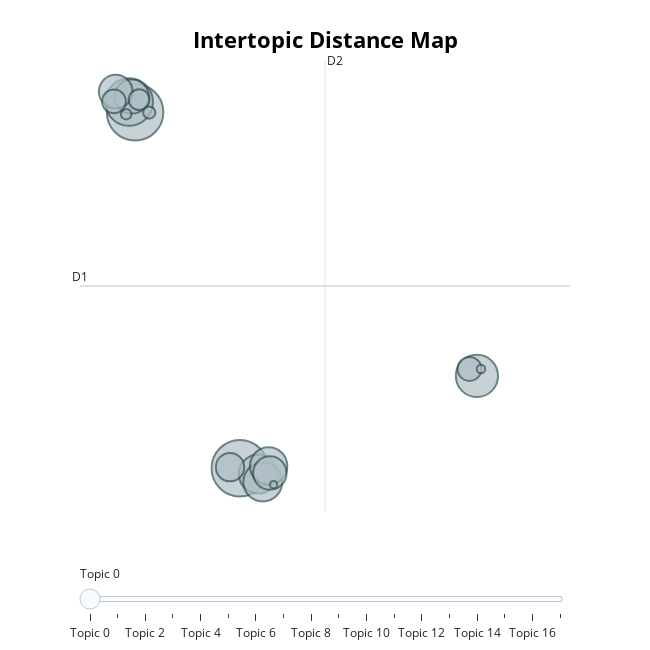

Notebook code cell kept with this figure:
### Code cell
fig_topics = topic_model.visualize_topics()
fig_topics.show()

### Figure 1 — Plotly figure (JSON) as saved in the notebook; plotly's stock layout.template omitted (floating-point values rounded to 4 significant figures)
{"data": [{"customdata": [[0, "agent | police | murder | cia | drug", 665], [1, "woman | mother | love | father | couple", 664], [2, "coach | charlie | love | jack | mike", 471], [3, "king | world | goku | china | japanese", 370], [4, "virus | group | robot | zombies | zombie", 319], [5, "christmas | dog | santa | named | christmas eve", 314], [6, "earth | planet | crew | space | ship", 290], [7, "music | singer | rock | band | dance", 242], [8, "italy | italian | jean | wife | love", 235], [9, "vampire | vampires | halloween | dracula | priest", 233], [10, "war | world war | german | nazi | soldiers", 167], [11, "batman | superman | gotham | city | earth", 119], [12, "school | high | high school | teacher | students", 117], [13, "driver | race | car | race car | money", 90], [14, "farmer | rancher | ranch | benedict | farm", 31], [15, "wedding | dinner | party | bride | message", 23], [16, "jedi | luke | han | solo | galactic", 15], [17, "harry | wizard | newt | magical | ron", 11]], "hovertemplate": "<b>Topic %{customdata[0]}</b><br>%{customdata[1]}<br>Size: %{customdata[2]}", "legendgroup": "", "marker": {"color": "#B0BEC5", "line": {"color": "DarkSlateGrey", "width": 2}, "size": [665, 664, 471, 370, 319, 314, 290, 242, 235, 233, 167, 119, 117, 90, 31, 23, 15, 11], "sizemode": "area", "sizeref": 0.4156, "symbol": "circle"}, "mode": "markers", "name": "", "orientation": "v", "showlegend": false, "type": "scatter", "x": [9.128, 6.414, 6.26, 15.27, 9.609, 9.721, 9.873, 6.328, 5.912, 9.905, 8.873, 15.08, 5.867, 6.518, 6.781, 6.182, 15.37, 10.0], "xaxis": "x", "y": [-11.91, 13.64, 14.37, -5.289, -12.33, -12.9, -11.76, 14.77, 15.12, -12.26, -11.84, -4.784, 14.42, 14.54, 13.62, 13.5, -4.795, -13.09], "yaxis": "y"}], "layout": {"annotations": [{"showarrow": false, "text": "D1", "x": 4.987, "y": 1.168, "yshift": 10}, {"showarrow": false, "text": "D2", "x": 11.33, "xshift": 10, "y": 17.39}], "height": 650, "hoverlabel": {"bgcolor": "white", "font": {"family": "Rockwell", "size": 16}}, "legend": {"itemsizing": "constant", "tracegroupgap": 0}, "margin": {"t": 60}, "shapes": [{"line": {"color": "#CFD8DC", "width": 2}, "type": "line", "x0": 11.33, "x1": 11.33, "y0": -15.06, "y1": 17.39}, {"line": {"color": "#9E9E9E", "width": 2}, "type": "line", "x0": 4.987, "x1": 17.68, "y0": 1.168, "y1": 1.168}], "sliders": [{"active": 0, "pad": {"t": 50}, "steps": [{"args": [{"marker.color": [["red", "#B0BEC5", "#B0BEC5", "#B0BEC5", "#B0BEC5", "#B0BEC5", "#B0BEC5", "#B0BEC5", "#B0BEC5", "#B0BEC5", "#B0BEC5", "#B0BEC5", "#B0BEC5", "#B0BEC5", "#B0BEC5", "#B0BEC5", "#B0BEC5", "#B0BEC5"]]}], "label": "Topic 0", "method": "update"}, {"args": [{"marker.color": [["#B0BEC5", "red", "#B0BEC5", "#B0BEC5", "#B0BEC5", "#B0BEC5", "#B0BEC5", "#B0BEC5", "#B0BEC5", "#B0BEC5", "#B0BEC5", "#B0BEC5", "#B0BEC5", "#B0BEC5", "#B0BEC5", "#B0BEC5", "#B0BEC5", "#B0BEC5"]]}], "label": "Topic 1", "method": "update"}, {"args": [{"marker.color": [["#B0BEC5", "#B0BEC5", "red", "#B0BEC5", "#B0BEC5", "#B0BEC5", "#B0BEC5", "#B0BEC5", "#B0BEC5", "#B0BEC5", "#B0BEC5", "#B0BEC5", "#B0BEC5", "#B0BEC5", "#B0BEC5", "#B0BEC5", "#B0BEC5", "#B0BEC5"]]}], "label": "Topic 2", "method": "update"}, {"args": [{"marker.color": [["#B0BEC5", "#B0BEC5", "#B0BEC5", "red", "#B0BEC5", "#B0BEC5", "#B0BEC5", "#B0BEC5", "#B0BEC5", "#B0BEC5", "#B0BEC5", "#B0BEC5", "#B0BEC5", "#B0BEC5", "#B0BEC5", "#B0BEC5", "#B0BEC5", "#B0BEC5"]]}], "label": "Topic 3", "method": "update"}, {"args": [{"marker.color": [["#B0BEC5", "#B0BEC5", "#B0BEC5", "#B0BEC5", "red", "#B0BEC5", "#B0BEC5", "#B0BEC5", "#B0BEC5", "#B0BEC5", "#B0BEC5", "#B0BEC5", "#B0BEC5", "#B0BEC5", "#B0BEC5", "#B0BEC5", "#B0BEC5", "#B0BEC5"]]}], "label": "Topic 4", "method": "update"}, {"args": [{"marker.color": [["#B0BEC5", "#B0BEC5", "#B0BEC5", "#B0BEC5", "#B0BEC5", "red", "#B0BEC5", "#B0BEC5", "#B0BEC5", "#B0BEC5", "#B0BEC5", "#B0BEC5", "#B0BEC5", "#B0BEC5", "#B0BEC5", "#B0BEC5", "#B0BEC5", "#B0BEC5"]]}], "label": "Topic 5", "method": "update"}, {"args": [{"marker.color": [["#B0BEC5", "#B0BEC5", "#B0BEC5", "#B0BEC5", "#B0BEC5", "#B0BEC5", "red", "#B0BEC5", "#B0BEC5", "#B0BEC5", "#B0BEC5", "#B0BEC5", "#B0BEC5", "#B0BEC5", "#B0BEC5", "#B0BEC5", "#B0BEC5", "#B0BEC5"]]}], "label": "Topic 6", "method": "update"}, {"args": [{"marker.color": [["#B0BEC5", "#B0BEC5", "#B0BEC5", "#B0BEC5", "#B0BEC5", "#B0BEC5", "#B0BEC5", "red", "#B0BEC5", "#B0BEC5", "#B0BEC5", "#B0BEC5", "#B0BEC5", "#B0BEC5", "#B0BEC5", "#B0BEC5", "#B0BEC5", "#B0BEC5"]]}], "label": "Topic 7", "method": "update"}, {"args": [{"marker.color": [["#B0BEC5", "#B0BEC5", "#B0BEC5", "#B0BEC5", "#B0BEC5", "#B0BEC5", "#B0BEC5", "#B0BEC5", "red", "#B0BEC5", "#B0BEC5", "#B0BEC5", "#B0BEC5", "#B0BEC5", "#B0BEC5", "#B0BEC5", "#B0BEC5", "#B0BEC5"]]}], "label": "Topic 8", "method": "update"}, {"args": [{"marker.color": [["#B0BEC5", "#B0BEC5", "#B0BEC5", "#B0BEC5", "#B0BEC5", "#B0BEC5", "#B0BEC5", "#B0BEC5", "#B0BEC5", "red", "#B0BEC5", "#B0BEC5", "#B0BEC5", "#B0BEC5", "#B0BEC5", "#B0BEC5", "#B0BEC5", "#B0BEC5"]]}], "label": "Topic 9", "method": "update"}, {"args": [{"marker.color": [["#B0BEC5", "#B0BEC5", "#B0BEC5", "#B0BEC5", "#B0BEC5", "#B0BEC5", "#B0BEC5", "#B0BEC5", "#B0BEC5", "#B0BEC5", "red", "#B0BEC5", "#B0BEC5", "#B0BEC5", "#B0BEC5", "#B0BEC5", "#B0BEC5", "#B0BEC5"]]}], "label": "Topic 10", "method": "update"}, {"args": [{"marker.color": [["#B0BEC5", "#B0BEC5", "#B0BEC5", "#B0BEC5", "#B0BEC5", "#B0BEC5", "#B0BEC5", "#B0BEC5", "#B0BEC5", "#B0BEC5", "#B0BEC5", "red", "#B0BEC5", "#B0BEC5", "#B0BEC5", "#B0BEC5", "#B0BEC5", "#B0BEC5"]]}], "label": "Topic 11", "method": "update"}, {"args": [{"marker.color": [["#B0BEC5", "#B0BEC5", "#B0BEC5", "#B0BEC5", "#B0BEC5", "#B0BEC5", "#B0BEC5", "#B0BEC5", "#B0BEC5", "#B0BEC5", "#B0BEC5", "#B0BEC5", "red", "#B0BEC5", "#B0BEC5", "#B0BEC5", "#B0BEC5", "#B0BEC5"]]}], "label": "Topic 12", "method": "update"}, {"args": [{"marker.color": [["#B0BEC5", "#B0BEC5", "#B0BEC5", "#B0BEC5", "#B0BEC5", "#B0BEC5", "#B0BEC5", "#B0BEC5", "#B0BEC5", "#B0BEC5", "#B0BEC5", "#B0BEC5", "#B0BEC5", "red", "#B0BEC5", "#B0BEC5", "#B0BEC5", "#B0BEC5"]]}], "label": "Topic 13", "method": "update"}, {"args": [{"marker.color": [["#B0BEC5", "#B0BEC5", "#B0BEC5", "#B0BEC5", "#B0BEC5", "#B0BEC5", "#B0BEC5", "#B0BEC5", "#B0BEC5", "#B0BEC5", "#B0BEC5", "#B0BEC5", "#B0BEC5", "#B0BEC5", "red", "#B0BEC5", "#B0BEC5", "#B0BEC5"]]}], "label": "Topic 14", "method": "update"}, {"args": [{"marker.color": [["#B0BEC5", "#B0BEC5", "#B0BEC5", "#B0BEC5", "#B0BEC5", "#B0BEC5", "#B0BEC5", "#B0BEC5", "#B0BEC5", "#B0BEC5", "#B0BEC5", "#B0BEC5", "#B0BEC5", "#B0BEC5", "#B0BEC5", "red", "#B0BEC5", "#B0BEC5"]]}], "label": "Topic 15", "method": "update"}, {"args": [{"marker.color": [["#B0BEC5", "#B0BEC5", "#B0BEC5", "#B0BEC5", "#B0BEC5", "#B0BEC5", "#B0BEC5", "#B0BEC5", "#B0BEC5", "#B0BEC5", "#B0BEC5", "#B0BEC5", "#B0BEC5", "#B0BEC5", "#B0BEC5", "#B0BEC5", "red", "#B0BEC5"]]}], "label": "Topic 16", "method": "update"}, {"args": [{"marker.color": [["#B0BEC5", "#B0BEC5", "#B0BEC5", "#B0BEC5", "#B0BEC5", "#B0BEC5", "#B0BEC5", "#B0BEC5", "#B0BEC5", "#B0BEC5", "#B0BEC5", "#B0BEC5", "#B0BEC5", "#B0BEC5", "#B0BEC5", "#B0BEC5", "#B0BEC5", "red"]]}], "label": "Topic 17", "method": "update"}]}], "title": {"font": {"color": "Black", "size": 22}, "text": "<b>Intertopic Distance Map</b>", "x": 0.5, "xanchor": "center", "y": 0.95, "yanchor": "top"}, "width": 650, "xaxis": {"anchor": "y", "domain": [0, 1], "range": [4.987, 17.68], "title": {"text": ""}, "visible": false}, "yaxis": {"anchor": "x", "domain": [0, 1], "range": [-15.06, 17.39], "title": {"text": ""}, "visible": false}}}
